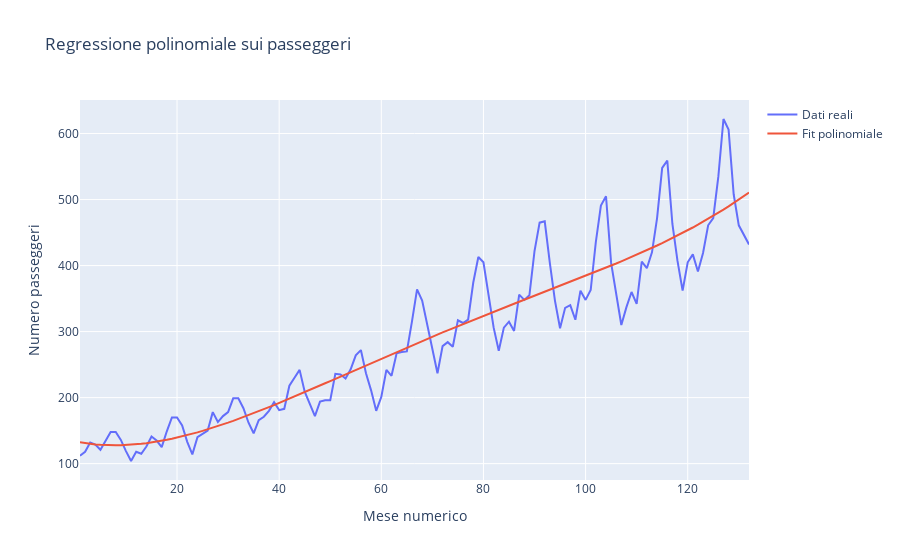

Notebook code cell kept with this figure:
### Code cell
import plotly.graph_objects as go

fig = go.Figure()
fig.add_scatter(x=df.mese_numerico, y=df.passengers, mode="lines", name="Dati reali")
fig.add_scatter(x=df.mese_numerico, y=y_fit, mode="lines", name="Fit polinomiale")
fig.update_layout(title="Regressione polinomiale sui passeggeri", xaxis_title="Mese numerico", yaxis_title="Numero passeggeri")
fig.show()

### Figure 1 — Plotly figure (JSON) as saved in the notebook; plotly's stock layout.template omitted (floating-point values rounded to 4 significant figures; data arrays with more than 128 entries replaced by an {"elided": "..."} marker saying what was removed)
{"data": [{"mode": "lines", "name": "Dati reali", "type": "scatter", "x": {"elided": "131 int values"}, "y": {"elided": "131 int values"}}, {"mode": "lines", "name": "Fit polinomiale", "type": "scatter", "x": {"elided": "131 int values"}, "y": {"elided": "131 float values"}}], "layout": {"title": {"text": "Regressione polinomiale sui passeggeri"}, "xaxis": {"title": {"text": "Mese numerico"}}, "yaxis": {"title": {"text": "Numero passeggeri"}}}}
